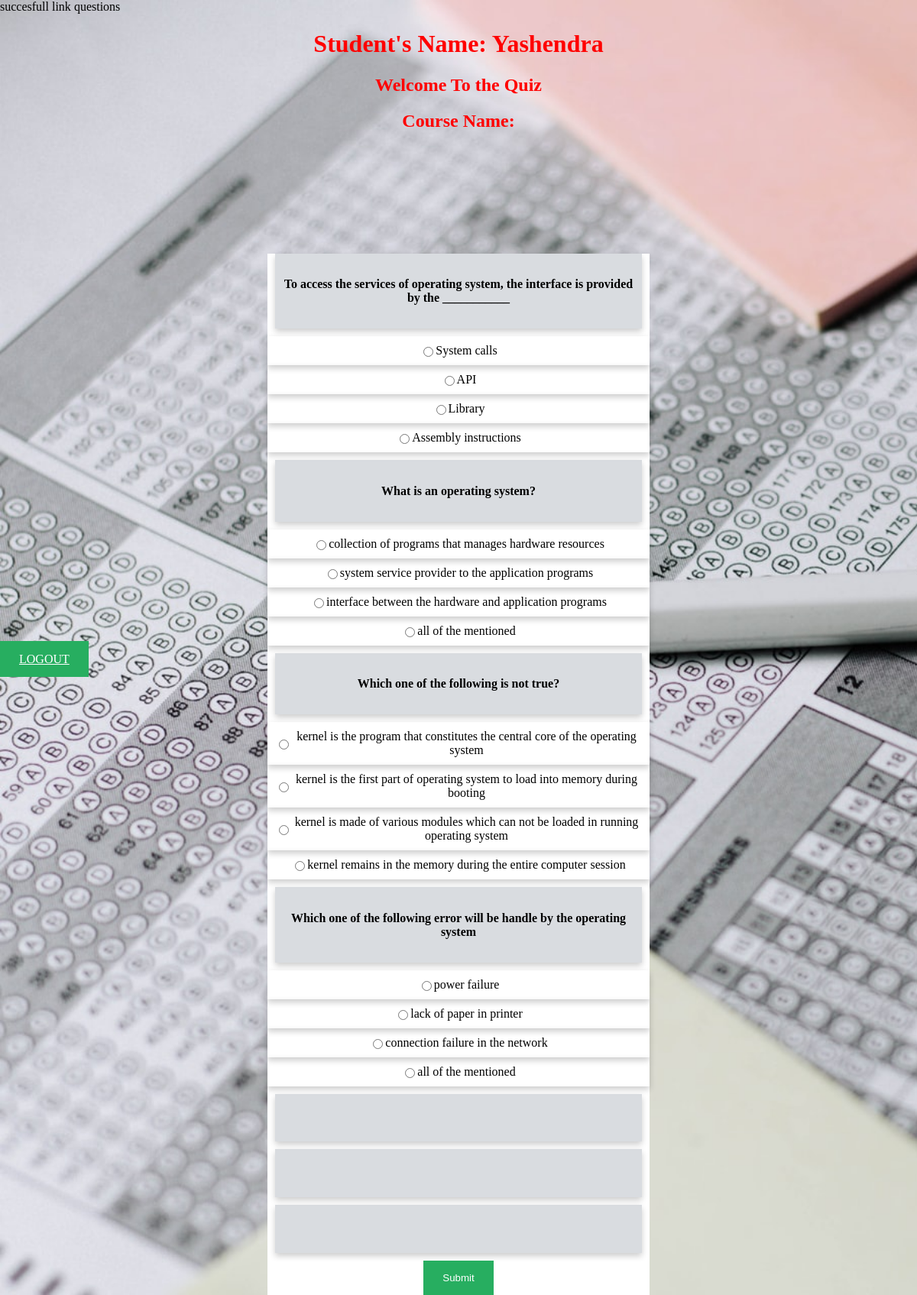
/phpweed/attempt.php (signed in), run on the app's committed database.
### tables this page shows
CREATE TABLE `questions` (
  `qid` int(250) NOT NULL,
  `question` varchar(250) DEFAULT NULL,
  `ans_id` int(250) DEFAULT NULL
);

CREATE TABLE `answers` (
  `aid` int(250) NOT NULL,
  `answer` varchar(250) DEFAULT NULL,
  `ans_id` int(250) DEFAULT NULL
);

### phpweed/attempt.php (the view, shortened to what this page needs)
<?php
	$course=$_POST['course'];
	$con=mysqli_connect('localhost','root');
	mysqli_select_db($con,'quizdbase');
	$que="questions";
	$ans="answers";
	$dbn=$_POST['course'];
	$dbnq=$dbn.$que;
	$dbna=$dbn.$ans;
	echo "  ".$dbnq;
?>
<DOCTYPE hmtl>
<html>
<head>
	<link rel="stylesheet" href="style.css">
<body>
	<h1 style="text-align:center;color: red">Student's Name: <?php echo $_SESSION['username']; ?></h1>
	<h2 style="text-align:center;color: red"> Welcome To the Quiz</h2>
	<h2 style="text-align:center;color: red">Course Name: <?php echo $course; ?></h2>
	<div class="container" >
	<form style=" background-color:white" action="check.php" method="POST">
	<?php
	$result=mysqli_query($con, "Select count(qid) from $dbnq");
	$row = mysqli_fetch_row($result);
	$n=$row[0];
	for($i=1;$i<=$n;$i++){
	$q="select * from $dbnq where qid=$i";
	$query=mysqli_query($con,$q);
	while($rows = mysqli_fetch_array($query))
	{
	?>
		<div class="card" style=" margin:10px; background-color:rgba(64, 82, 100,0.2) " >
		<h4  style="text-align:center"> <?php echo $rows['question'] ?> </h4>
		</div>
		<?php
			$q="select * from $dbna where ans_id=$i";
			$query=mysqli_query($con,$q);
			while($rows = mysqli_fetch_array($query))
			{
			?>
			<div style="" class="card" style="margin:auto; margin:10px; background-color:white">
				<input type="radio" style="float:center;" name="quizcheck[<?php echo $rows['ans_id']  ?>]" value="<?php echo $rows['aid']; ?>">
				<?php echo  $rows['answer'];  ?>
			</div>
<?php
			}
	}
	}
			?>
		<input class="btn-login" style="margin:auto" type="submit" name="result" value="Submit">
</form>
</div><br><br>
</div><br><br>
<a class="btn-login" style="margin:auto" href="logout.php">LOGOUT</a>
</body>

### style.css (style rules this page uses)
body { margin: 0 auto; background-image: url(image/quiz-bg.jpg); background-repeat: no-repeat; background-size: cover; }
.container { width: 500px; height: 450px; text-align: center; margin: 0 auto; background-color: rgba(44, 62, 80,0.7); margin-top: 160px; }
.btn-login { padding: 15px 25px; border: none; background-color: #27ae60; color: #fff; }

### phpweed/attempt.php (style rules this page uses)
.card { box-shadow: 0 4px 8px 0 rgba(0,0,0,0.2); transition: 0.3s; display: flex; justify-content: center; padding: 10px; }

### data on the page
questions: question "To access the services of operating system, the interface is provided by the ___________"
answers: answer "System calls"
answers: answer "API"
answers: answer "Library"
answers: answer "Assembly instructions"
questions: question "What is an operating system?"
answers: answer "collection of programs that manages hardware resources"
answers: answer "system service provider to the application programs"
answers: answer "interface between the hardware and application programs"
answers: answer "all of the mentioned"
questions: question "Which one of the following is not true?"
answers: answer "kernel is the program that constitutes the central core of the operating system"
answers: answer "kernel is the first part of operating system to load into memory during booting"
answers: answer "kernel is made of various modules which can not be loaded in running operating system"
answers: answer "kernel remains in the memory during the entire computer session"
questions: question "Which one of the following error will be handle by the operating system"
answers: answer "power failure"
answers: answer "lack of paper in printer"
answers: answer "connection failure in the network"
answers: answer "all of the mentioned"

### other printed values
$dbnq "questions"
$_SESSION['username'] "Yashendra"
